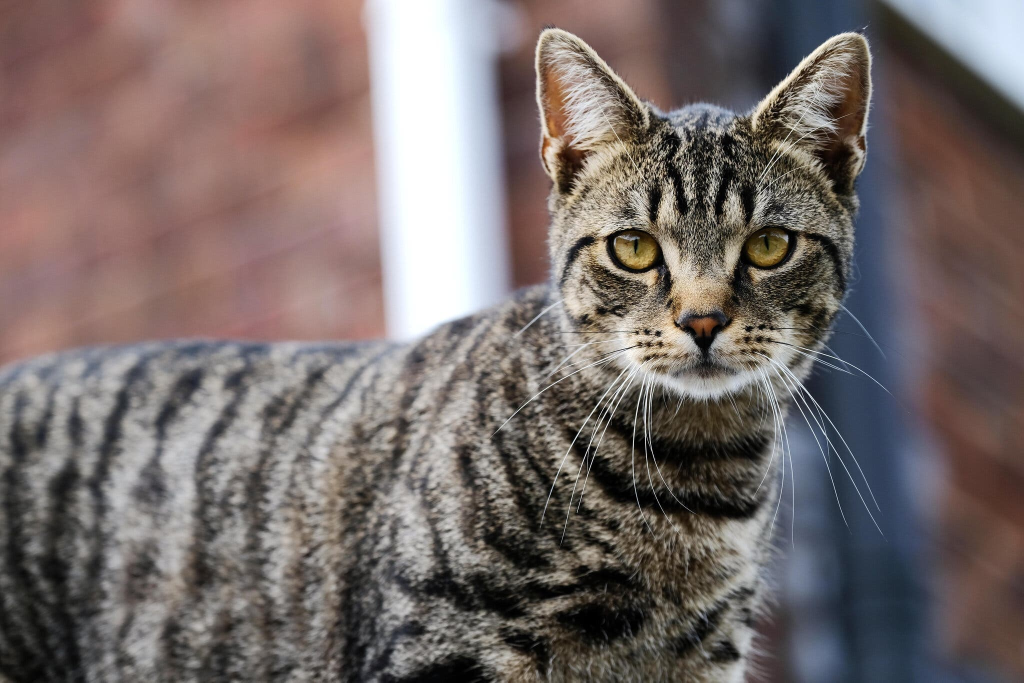
#> input picture cat_001.jpeg, 2048 x 1365 px (shown at 1/2 size); its folder holds 4 pictures in this run
$ python start_image.py
#> lines starting #> are read from the running program, lines starting #| are printed output that depends on the picture; long printed decimals are rounded
import time
from PIL import Image, ImageFilter

img_names = [f"cat_00{x+1}.jpeg" for x in range(4)]

t1 = time.perf_counter()

size = (200, 200)


for img_name in img_names:
    img = Image.open(img_name)
#> img is the input picture: PIL image 2048x1365 RGB; mean R, G, B 117.8, 107.1, 105.1
    img = img.filter(ImageFilter.GaussianBlur(15))
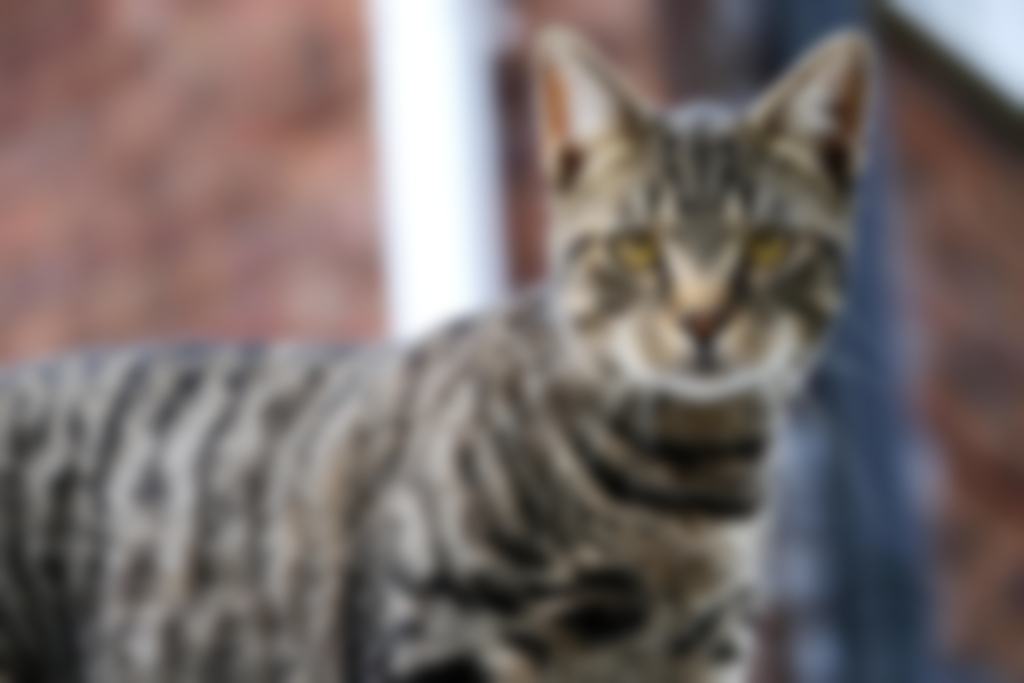
#> img: PIL image 2048x1365 RGB (shown at 1/2 size); mean R, G, B 117.8, 107.1, 105.1
    img.thumbnail(size)
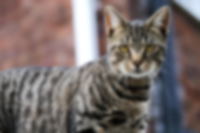
#> img: PIL image 200x133 RGB; mean R, G, B 117.8, 107.1, 105.1
    img.save(f"processed/{img_name}")
    img.close()
    print(f"{img_name} was processed")

t2 = time.perf_counter()
print(f"finished processing {len(img_names)} pictures in {t2 - t1} seconds")
#| finished processing 4 pictures in 1.113 seconds
